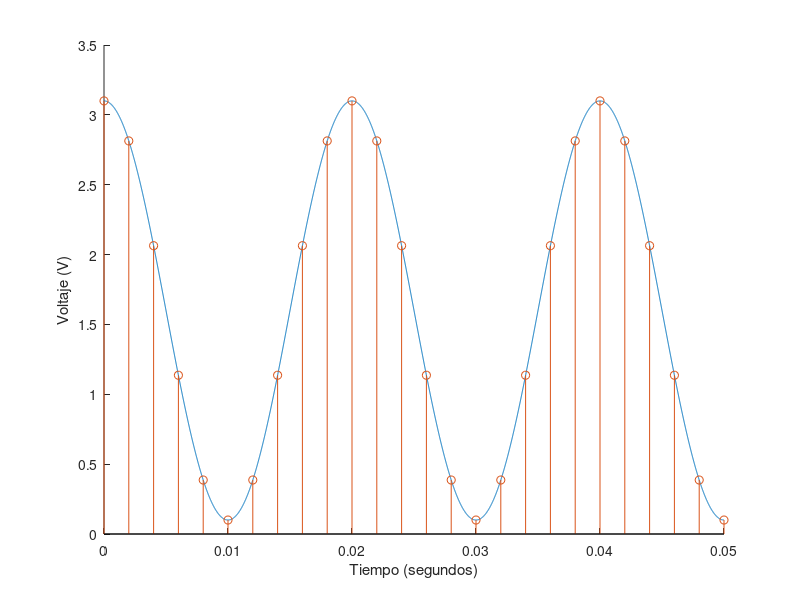

This figure's MATLAB source:
%Parámetros
F = 50; %frecuencia señal de tiempo continuo
Fs = 500; %frecuencia de muestreo
Tf = 0.05; %tiempo de simulación
fa = 0; % fase (radianes)

% Señal de tiempo continuo
t = 0:0.00001:Tf;
xt = 1.5*cos(2*pi*F*t + fa) + 1.6;

%Señal de tiempo discreto
nt = 0:1/Fs:Tf;
xnt = 1.5*cos(2*pi*F*nt + fa) + 1.6;

%Gráficas
figure('Name','Señal análoga y señal discretizada')
xlabel('Tiempo (segundos)')
ylabel('Voltaje (V)')
hold on
plot(t,xt)
stem(nt,xnt)
hold off